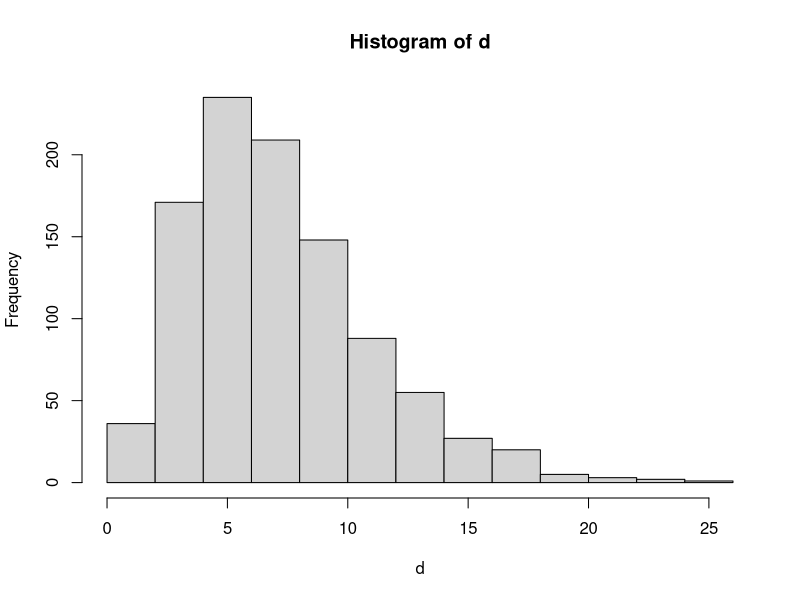
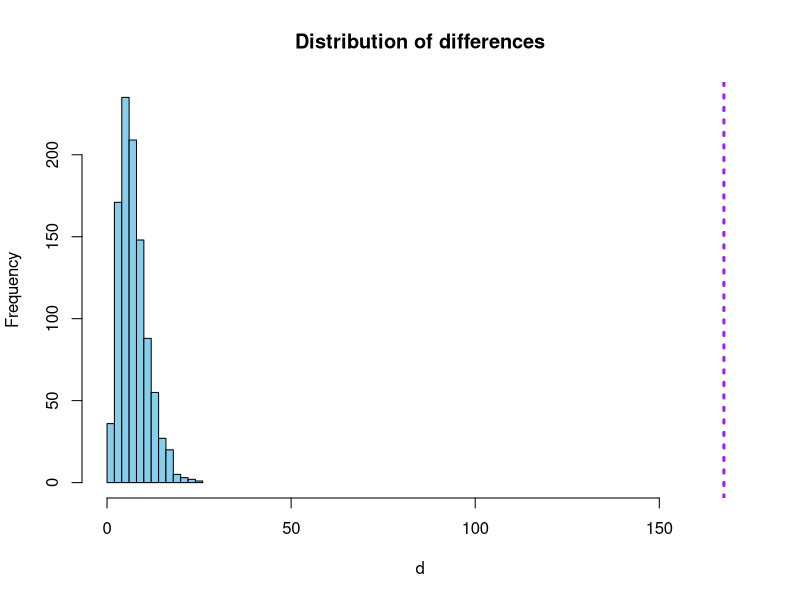

Here is the R script that generated these plots, in order:
# Your R code to answer the question
# Loading the above table content into an appropriate data structure
fatalities <- c(31,19,21,7,14,3,4,1)
population <- c(32,26,20,7,10,2,1,2)

states = c("NSW", "VIC", "QLD", "SA", "WA", "TAS", "NT", "ACT")
names(fatalities) = states
names(population) = states

data <- rbind(fatalities,population)
data
total_fatalaties <- 1235
obs <- (fatalities * total_fatalaties)/100
obs
exp <- total_fatalaties * population / 100

cs <- sum((obs - exp) ^2 / exp)
cs

d <- replicate(1000, {
  res <- rmultinom(1,
                   total_fatalaties,
                   exp)
  
  sum((res - exp) ^2 / exp)
})
hist(d)
hist(d, col = 'skyblue', main = 'Distribution of differences',
     xlim = c(0, 170))
abline(v = cs, col = 'purple', lwd = 3, lty = 3)

pVal <- mean(d > cs)  # p-value
pVal

chisq.test(obs, p=exp, rescale.p=TRUE, simulate.p.value = TRUE, B=1000)
